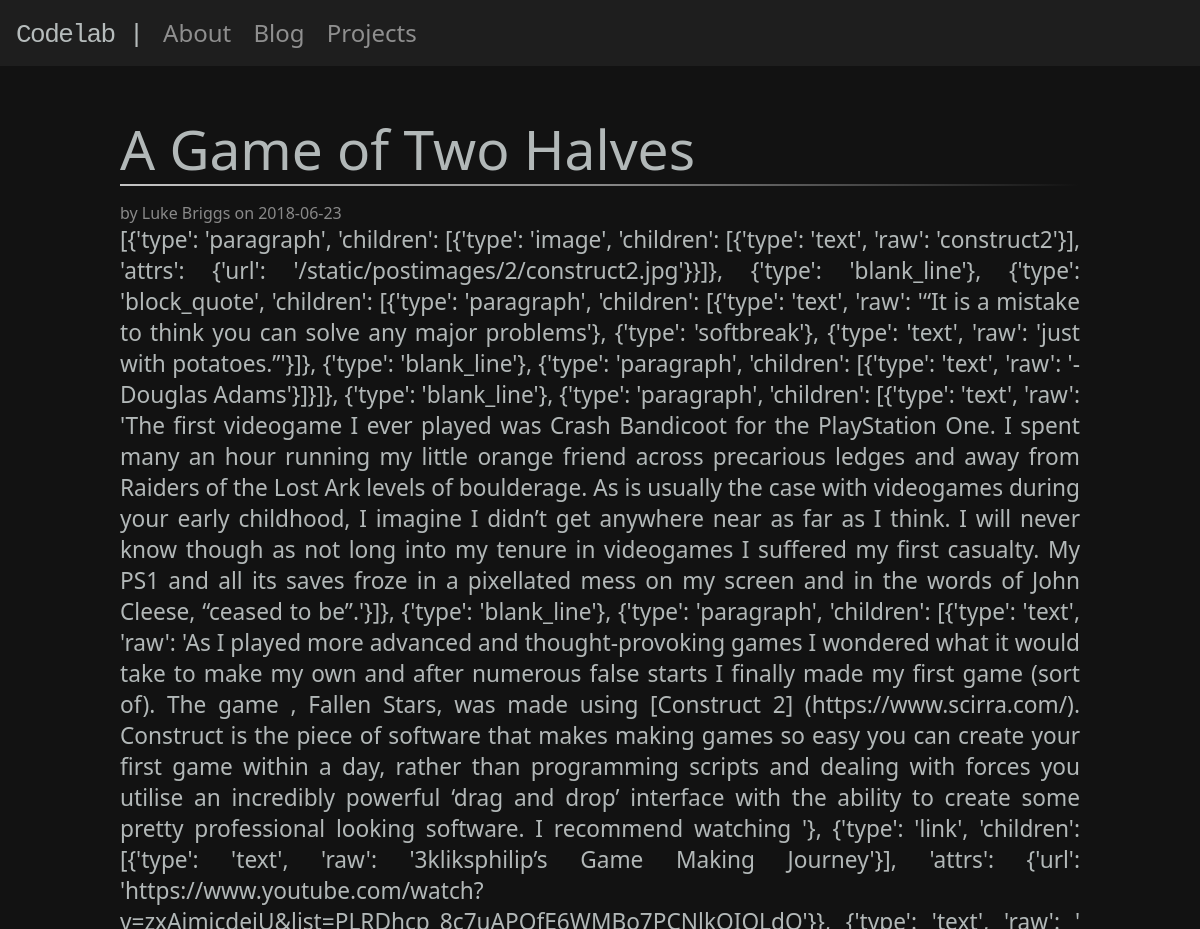
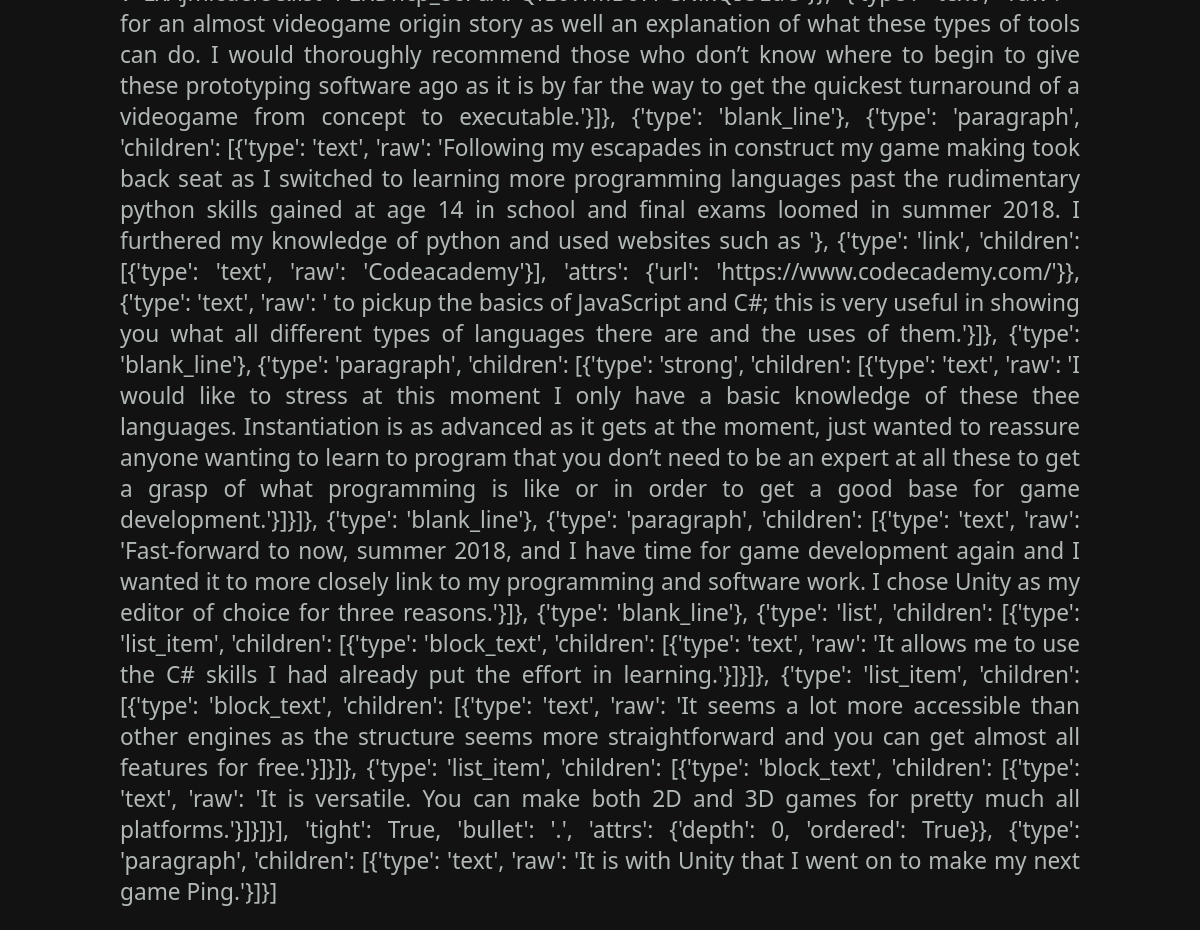
/7, run on the app's committed database (2 pictures, top to bottom).
### tables this page shows
CREATE TABLE post(
    id INTEGER PRIMARY KEY AUTOINCREMENT,
    author_id INTEGER NOT NULL,
    created TIMESTAMP NOT NULL DEFAULT CURRENT_TIMESTAMP,
    title TEXT NOT NULL,
    body TEXT NOT NULL,
    FOREIGN KEY (author_id) REFERENCES user(id)
);

CREATE TABLE user(
    id INTEGER PRIMARY KEY AUTOINCREMENT,
    username TEXT UNIQUE NOT NULL,
    password TEXT NOT NULL
);

### flaskr/blog.py (the view)
@bp.route('/<int:id>')
def post(id):
    db = get_db()
    post = db.execute(
        'SELECT p.id, title, body, created, author_id, username'
        ' FROM post p JOIN user u ON p.author_id = u.id'
        ' WHERE p.id = ?', (id, )
    ).fetchone()
    return render_template('blog/post.html', post=post, mistune=mistune, highlighter=highlighter)

### flaskr/auth.py (called while the page is built)
@bp.before_app_request
def load_logged_in_user():
    user_id = session.get('user_id')
    if user_id is None:
        g.user = None
    else:
        g.user = get_db().execute(
            "SELECT * FROM user WHERE id = ?", (user_id,)
        ).fetchone()

### flaskr/db.py (called while the page is built)
def get_db():
    if 'db' not in g:
        g.db = sqlite3.connect(
            current_app.config['DATABASE'],
            detect_types=sqlite3.PARSE_DECLTYPES
        )
        g.db.row_factory = sqlite3.Row
    return g.db

### flaskr/templates/blog/post.html (shortened to what this page needs)
{% extends 'base.html' %}
{% block content %}
    <article class="post">
        <header>
            <div>
                <h3 class="postTitle">{{ post['title'] }}</h3>
                <hr>
                <div class="about">by {{ post['username'] }} on {{ post['created'].strftime('%Y-%m-%d') }}</div>
            </div>
        </header>
        <p class="body">{{ mistune.markdown(post['body'], renderer=highlighter.HighlightRenderer()) | safe}}</p>
    </article>
{% endblock %}

### flaskr/static/style.css (style rules this page uses)
* { padding: 0; margin: 0; }
html { font-family: system-ui, -apple-system, BlinkMacSystemFont, "Segoe UI", Roboto, Ubuntu, "Helvetica Neue", Oxygen, Cantarell, sans-serif; background: #121212; color: rgba(255, 255, 255, 0.50); max-width: 100vw; overflow-x: hidden; }
body { max-width: 100vw; }
article { margin-left: auto; margin-right: auto; margin-top: 32px; padding-top: 16px; background-color: rgba(255, 255, 255, 0); box-shadow: 5px 5px 5px rgba(255, 255, 255, 0); width: 50%; }
h3 { font-size: 55px; letter-spacing: 0px; font-weight: 300; line-height: 70px; color: #f7ffffb3; }
hr { border: 0; height: 2px; margin-bottom: 1rem; background-image: linear-gradient(to right, rgba(255, 255, 255, 0.75), rgba(255, 255, 255, 0.5), rgba(255, 255, 255, 0)); }
p { font-size: 17pt; max-width: 100%; font-weight: 300; color: #f7ffffb3; margin-bottom: 1em; }
@media all and (max-width: 1200px) { article { width: 80%; } }
@media all and (max-width: 1200px) { article p { text-align: justify; } }
@media all and (max-width: 1200px) { article h3 { white-space: pre-wrap; white-space: -moz-pre-wrap; white-space: pre-wrap; white-space: -o-pre-wrap; word-wrap: break-word; } }

### data on the page
post: title "A Game of Two Halves", created "2018-06-23", markdown "[{'type': 'paragraph', 'children': [{'type': 'image', 'children': [{'type': 'text', 'raw': 'construct2'}], 'attrs': {'url': '/static/postimages/2/construct2.jpg'}}]}, {'type': 'blank_line'}, {'type': 'block_quote', 'children': [{'type': 'paragraph', 'children': [{'type': 'text', 'raw': '“It is a mistake to think you can solve any major problems'}, {'type': 'softbreak'}, {'type': 'text', 'raw': 'just with potatoes.”'}]}, {'type': 'blank_line'}, {'type': 'paragraph', 'children': [{'type': 'text', 'raw': '-Douglas Adams'}]}]}, {'type': 'blank_line'}, {'type': 'paragraph', 'children': [{'type': 'text', 'raw': 'The first videogame I ever played was Crash Bandicoot for the PlayStation One. I…"
user: username "Luke Briggs"
